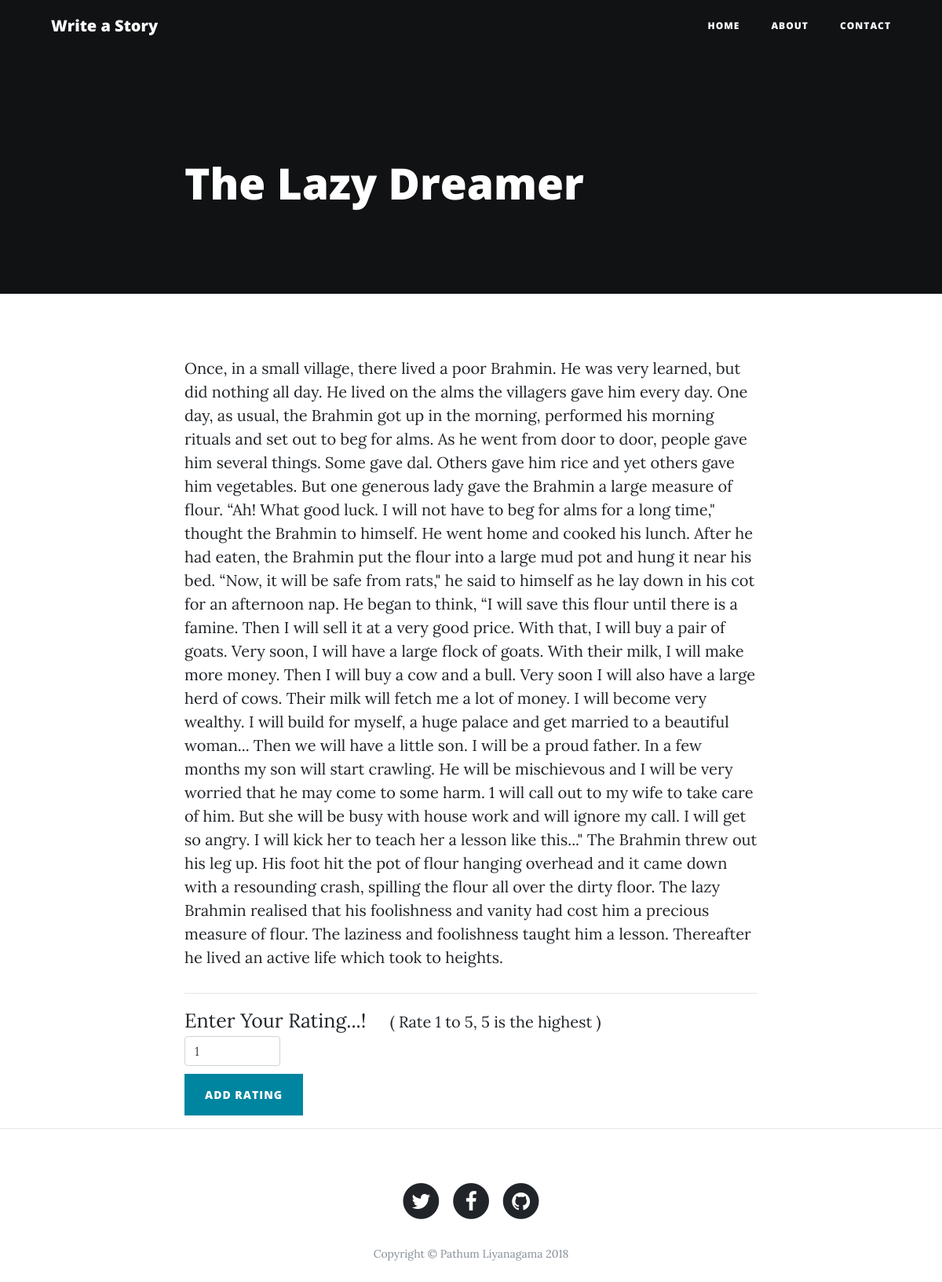
/story/11, run on the app's committed database.
### stories/models.py (models this page shows, shortened)
class Story(models.Model):
    title = models.CharField(max_length=125)
    content = models.TextField()
    created_at = models.DateTimeField(auto_now_add=True)

### stories/views.py (the view)
# urls.py: path('story/<int:story_id>', views.story, name='story'),
def story(request, story_id):
    story = get_object_or_404(Story, pk=story_id)
    return render(request, 'stories/story.html', {"story": story})

### stories/templates/stories/story.html (shortened to what this page needs)
{% extends 'stories/base.html' %}
{% load staticfiles %}
{% block header %}
    <header class="masthead" style="background-color:black">
        <div class="overlay"></div>
        <div class="container">
            <div class="row">
                <div class="col-lg-8 col-md-10 mx-auto">
                    <div class="post-heading">
                        <h1>{{ story.title }}</h1>
                    </div>
                </div>
            </div>
        </div>
    </header>
{% endblock %}
{% block content %}
    <article>
        <div class="container">
            <div class="row">
                <div class="col-lg-8 col-md-10 mx-auto">
                    <p>{{ story.content }}</p>
                    <hr>
                    <form action="{% url 'stories:add_rating' story.id %}" method="post">
                        <span style="font-size: 25px;margin-right: 25px;">Enter Your Rating...!</span>
                        <span style="font-size: 20px;margin-right: 25px;">( Rate 1 to 5, 5 is the highest )</span>
                        <div class="col-xs-2">
                            <input class="form-control col-md-2" id="rating" type="number" name="rating" value="1"
                                   onkeypress="return isInputNumberValid(event)">
                        </div>
                        <input class="btn btn-primary float-left" type="submit" value="Add Rating"
                               style="margin-top: 10px;"/>
                    </form>
                </div>
            </div>
        </div>
    </article>
{% endblock %}

### data on the page
Story: title "The Lazy Dreamer", content "Once, in a small village, there lived a poor Brahmin. He was very learned, but did nothing all day. He lived on the alms the villagers gave him every day. One day, as usual, the Brahmin got up in the morning, performed his morning rituals and set out to beg for alms. As he went from door to door, people gave him several things. Some gave dal. Others gave him rice and yet others gave him vegetables. But one generous lady gave the Brahmin a large measure of flour. “Ah! What good luck. I will not have to beg for alms for a long time,\" thought the Brahmin to himself. He went home and cooked his lunch. After he had eaten, the Brahmin put the flour into a large mud pot and hung it near his bed.…"
